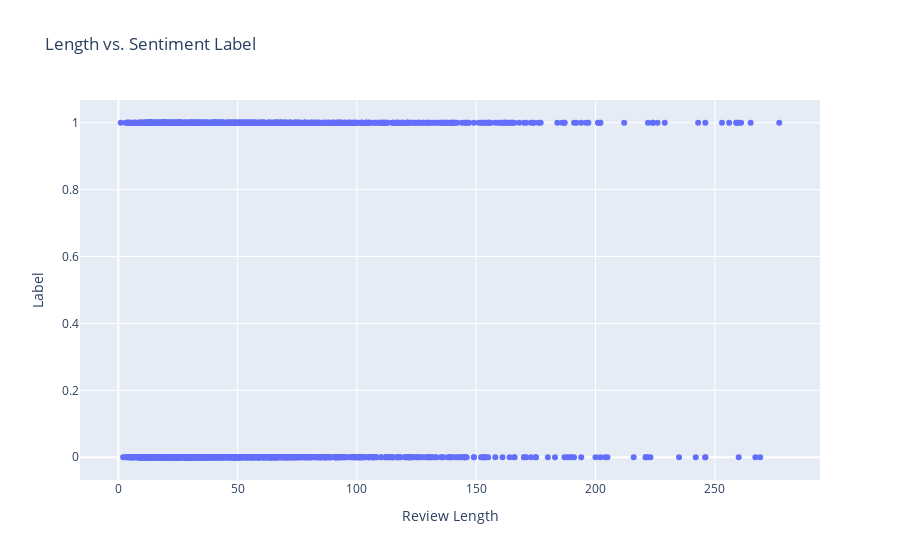

This figure's notebook cell:
### Markdown cell above
Correlate length and sentiment marks:

### Code cell
df['Text_Length'] = df['Clean_Translated'].apply(lambda x: len(x))
data = df.sort_values(by='Text_Length')
plot = go.Scatter(x = data['Text_Length'], y = data['Tag'], mode='markers')
lyt = go.Layout(title="Length vs. Sentiment Label", xaxis=dict(title='Review Length'),yaxis=dict(title='Label'))
fig = go.Figure(data=[plot], layout=lyt)
py.iplot(fig)

### Figure 1 — Plotly figure (JSON) as saved in the notebook; plotly's stock layout.template omitted (floating-point values rounded to 4 significant figures; data arrays with more than 128 entries replaced by an {"elided": "..."} marker saying what was removed)
{"data": [{"mode": "markers", "type": "scatter", "x": {"elided": "2328 int values"}, "y": {"elided": "2328 int values"}}], "layout": {"title": {"text": "Length vs. Sentiment Label"}, "xaxis": {"title": {"text": "Review Length"}}, "yaxis": {"title": {"text": "Label"}}}}
